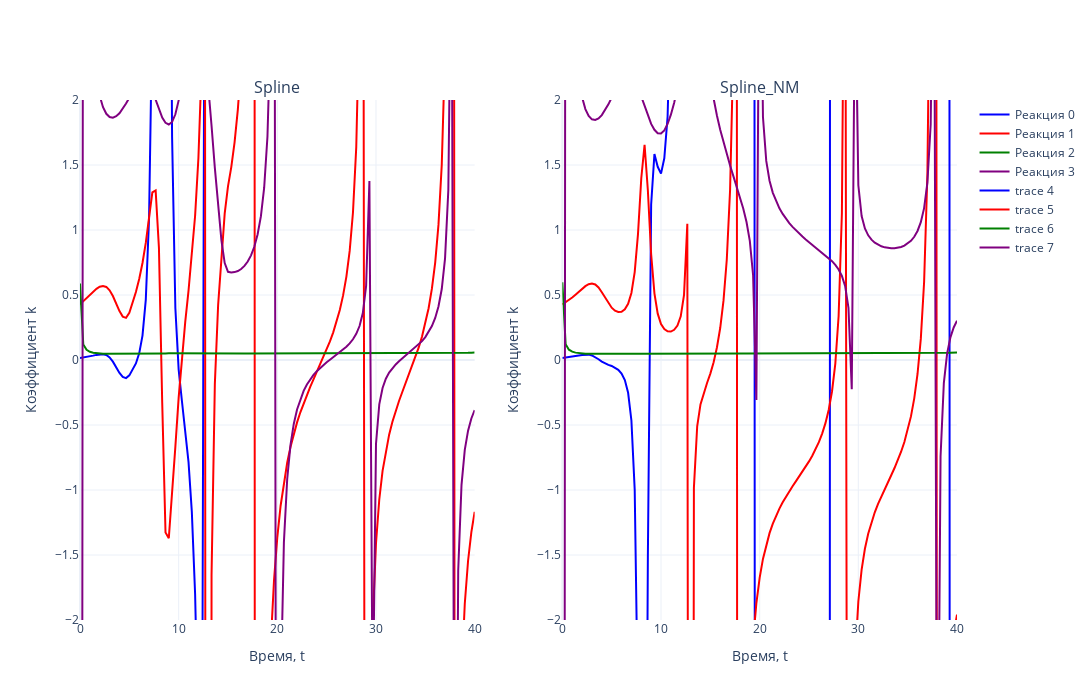

Notebook cell for this chart:
### Code cell
# Задаем цвета (4 цвета для реакций)
colors = ['blue', 'red', 'green', 'purple']

# Создаем два подграфика (2 столбца, 1 строка)
fig = make_subplots(rows=1, cols=2, subplot_titles=['Spline', 'Spline_NM'])

# Первый график
for i in range(N_REACTION):  
    fig.add_trace(go.Scatter(
        x=tsteps, 
        y=k_spline[i, :], 
        mode='lines', 
        name=f'Реакция {i}',
        line=dict(color=colors[i % len(colors)])  # Применяем цвета циклично
    ), row=1, col=1)

# Второй график
for i in range(N_REACTION):  
    fig.add_trace(go.Scatter(
        x=tsteps, 
        y=k_spline_NM[i, :], 
        line=dict(color=colors[i % len(colors)])  # Применяем цвета циклично
    ), row=1, col=2)

# Настройки общего макета
fig.update_layout(
    template='plotly_white',
    width=1400,  # Общая ширина холста
    height=700,  # Высота холста
    showlegend=True
)

# Ограничение оси Y
fig.update_yaxes(range=[-2, 2], title_text='Коэффициент k', row=1, col=1)
fig.update_yaxes(range=[-2, 2], title_text='Коэффициент k', row=1, col=2)

# Подписи оси X
fig.update_xaxes(title_text='Время, t', row=1, col=1)
fig.update_xaxes(title_text='Время, t', row=1, col=2)

# Отображение графика
fig.show()
